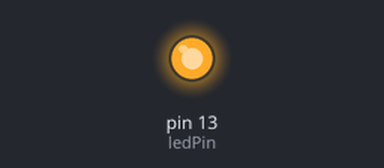
Bench run of a sketch on a simulated Arduino Uno, built with avr-gcc and run on an emulated ATmega328P. On the bench: output pins drawn as LEDs (lit = HIGH).

Above: at 0.1 s.
At 3.5 s:
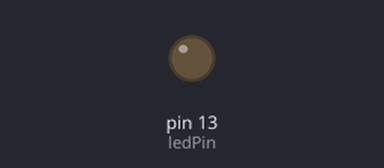
Timing chart, 0 to 5.3 s (numbered marks = the images above):
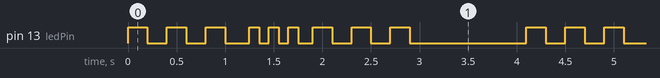

The sketch:

blink.ino
```cpp
int ledPin = 13;

void setup() {
  pinMode(ledPin, OUTPUT);

}

void loop() {
blink(200);
blink(200);
blink(200);
delay(50);

blink(100);
blink(100);
blink(100);
delay(50);

blink(200);
blink(200);
blink(200);
delay(1000);
}

void blink(int duration){
  digitalWrite(ledPin, HIGH);
  delay(duration);
  digitalWrite(ledPin, LOW);
  delay(duration);
}
```

Measured:
- by itself, pin 13 (ledPin): repeats every 4.1 s: 2 × (LOW 0.20 s, HIGH 0.20 s), LOW 0.25 s, 2 × (HIGH 0.10 s, LOW 0.10 s), HIGH 0.10 s, LOW 0.15 s, 2 × (HIGH 0.20 s, LOW 0.20 s), HIGH 0.20 s, LOW 1.2 s, HIGH 0.20 s
- by itself, everything shown: repeats every 4.1 s, in 18 steps
